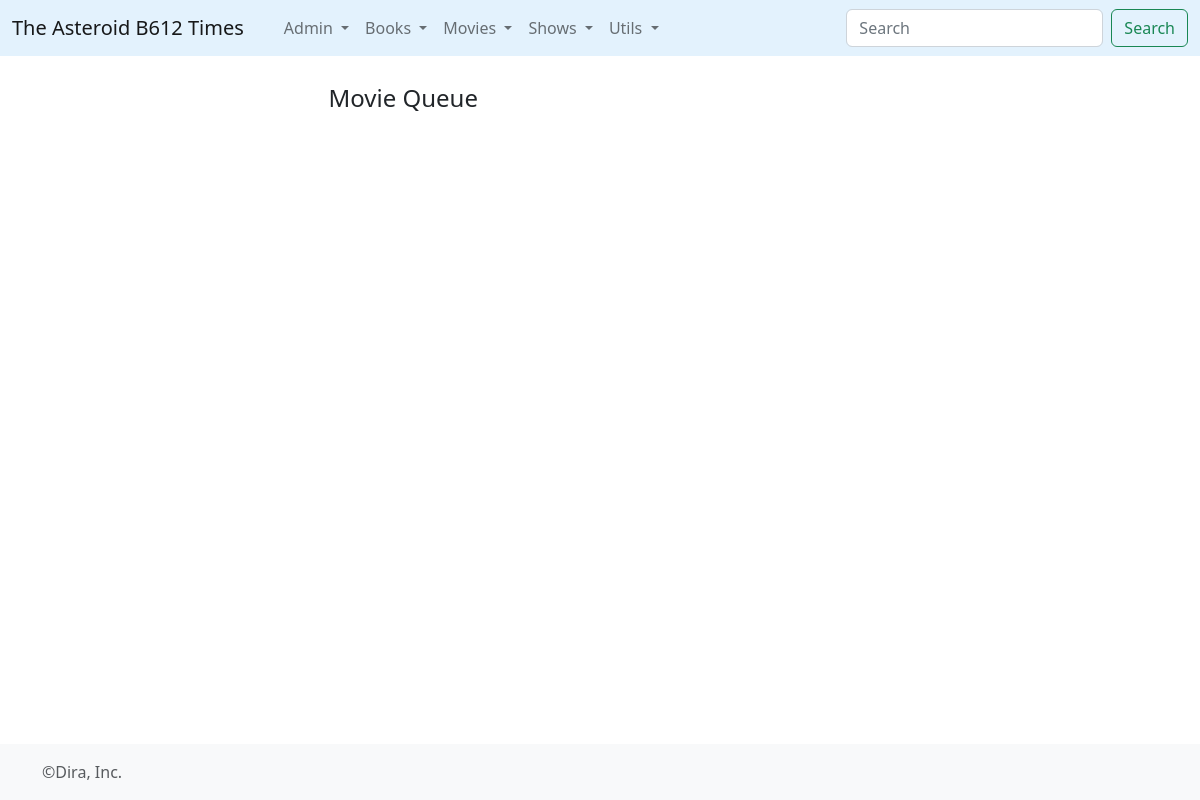
The app's page /mqueue/, older data.
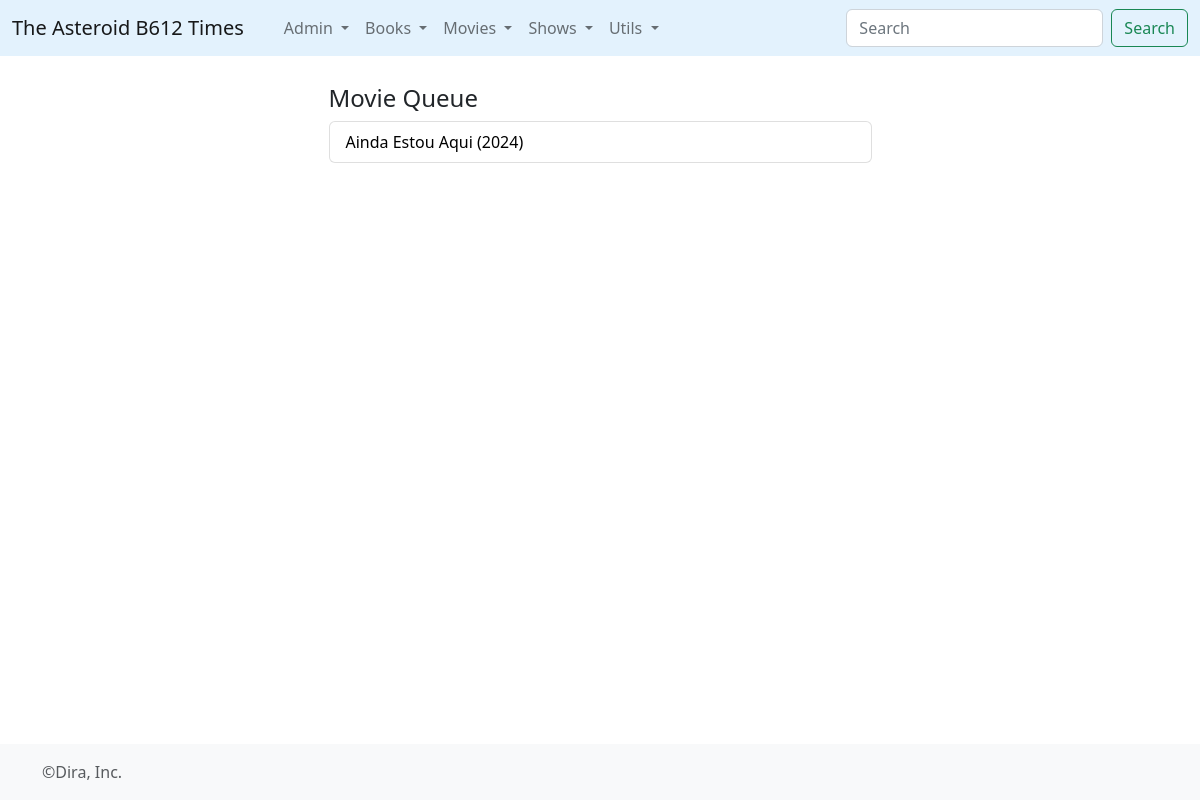
The same page, newer data.
### times/models.py (models this page shows, shortened)
class Movie(models.Model):
	title = models.CharField(max_length=512)
	info = models.TextField()
	premiere = models.IntegerField()
	runtime = models.IntegerField()
	@property
	def titulo(self):
		return self.title+' ('+ str(self.premiere) +')'

### times/views.py (the view)
# urls.py: path('mqueue/', views.mqueue, name='mqueue'),
def mqueue(request):
	twmovies = Movie.objects.filter(moviewatch__film__isnull=True).order_by('premiere')
	return render(request,'mqueue.html',{'twmovies':twmovies})

### times/templates/mqueue.html (shortened to what this page needs)
{% extends 'base_forms.html' %}
{% block contenido %}
<article>
	<h4>Movie Queue</h4>
	   <ul class="list-group">
        {% for l in twmovies %}
          <li class="list-group-item d-flex justify-content-between align-items-center">
          <a href="{% url 'movie' l.id %}" style="color:black; text-decoration: none;"> {{l.titulo}}</a>
          </li>
        {% endfor %}
      </ul>
</article>
<br>
{% endblock%}

Row changes from the older to the newer data that the page shows:
added Movie: titulo "Ainda Estou Aqui (2024)"
